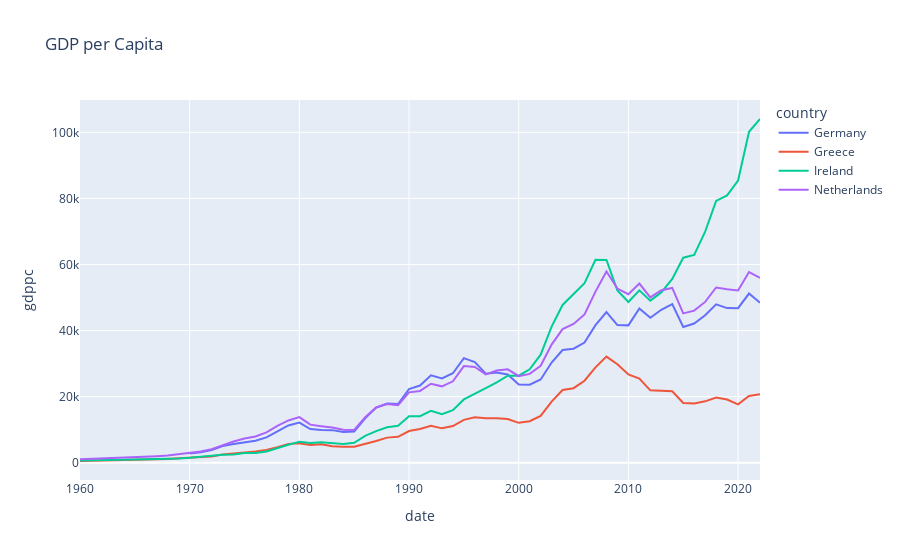
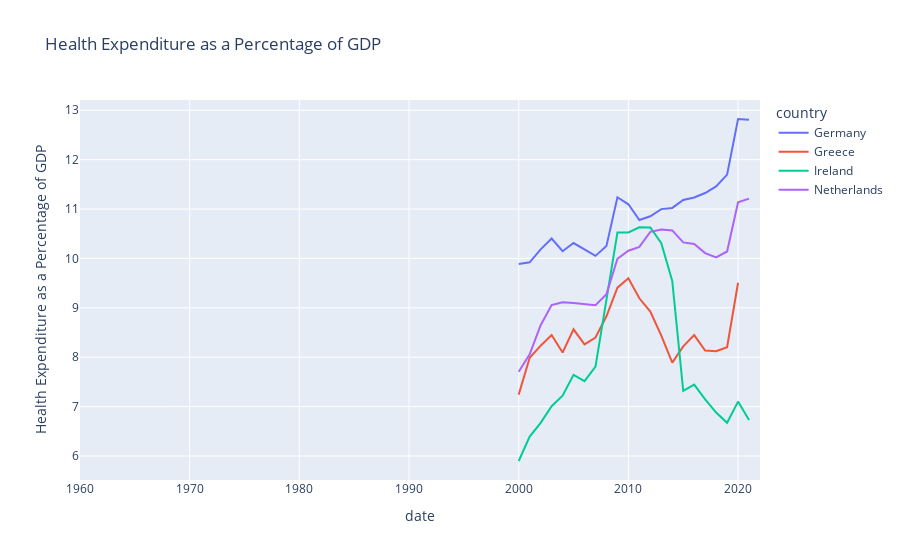
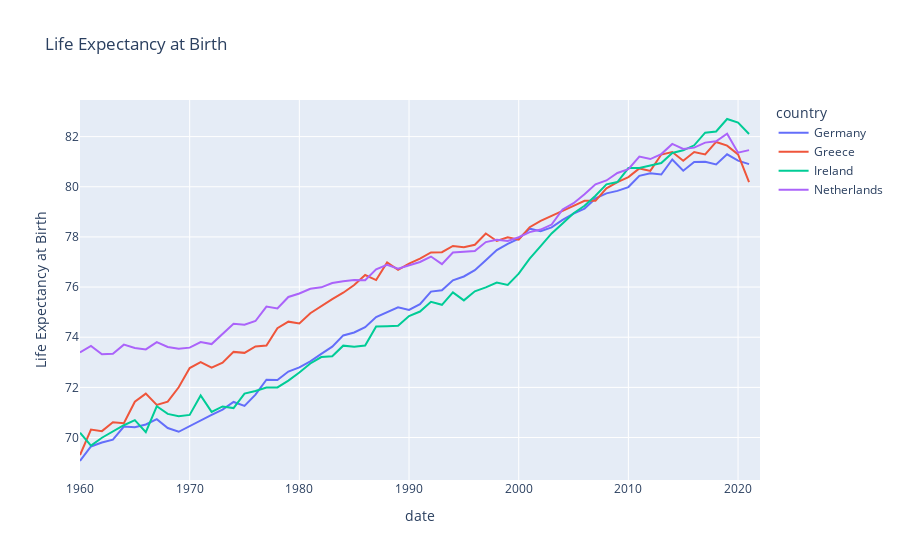
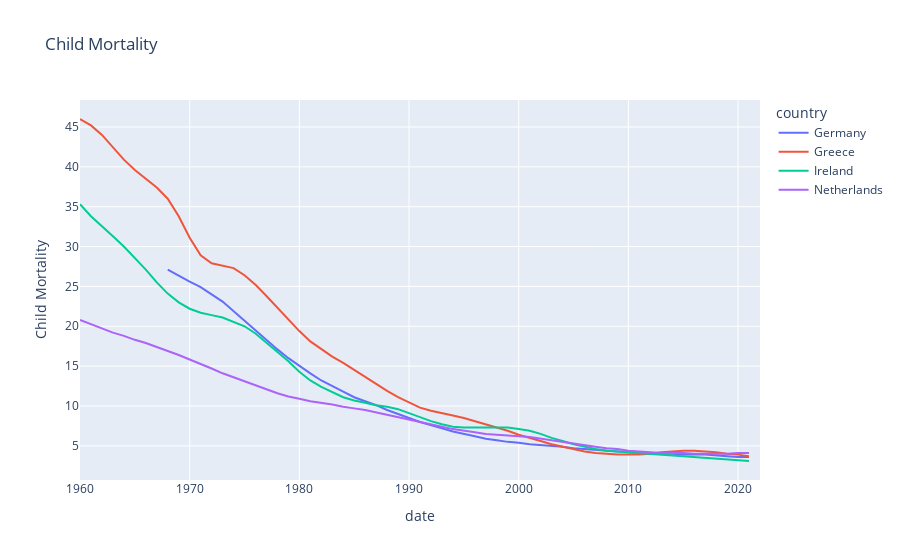

The notebook cell these images were saved under, in order:
### Markdown cell above
Inequality and Social Welfare

### Code cell
#GDP per capita
fig1 = px.line(df_gdp, x = 'date', y = 'gdppc', color = 'country', title = 'GDP per Capita')

### Inequality and Social Welfare ###

#Health expenditure as a percentae of GDP
fig2 = px.line(df_health, x = 'date', y = 'Health Expenditure as a Percentage of GDP', color = 'country', title = 'Health Expenditure as a Percentage of GDP')


#Life Expectancy at Birth
fig4 = px.line(df_life_exp, x = 'date', y = 'Life Expectancy at Birth', color = 'country', title = 'Life Expectancy at Birth')

#Child Mortality
fig5 = px.line(df_life_exp, x = 'date', y = 'Child Mortality', color = 'country', title = 'Child Mortality')

# Indices of Diseases
fig6  = px.line(df_diseases, x = 'date', y = 'Indicence of Diseases', color = 'country', title = 'Indices of Diseases')

fig1.show()
fig2.show()
fig4.show()
fig5.show()
fig6.show()

### Figure 1 — Plotly figure (JSON) as saved in the notebook; plotly's stock layout.template omitted (floating-point values rounded to 4 significant figures)
{"data": [{"hovertemplate": "country=Germany<br>date=%{x}<br>gdppc=%{y}<extra></extra>", "legendgroup": "Germany", "line": {"color": "#636efa", "dash": "solid"}, "marker": {"symbol": "circle"}, "mode": "lines", "name": "Germany", "orientation": "v", "showlegend": true, "type": "scatter", "x": [2022, 2021, 2020, 2019, 2018, 2017, 2016, 2015, 2014, 2013, 2012, 2011, 2010, 2009, 2008, 2007, 2006, 2005, 2004, 2003, 2002, 2001, 2000, 1999, 1998, 1997, 1996, 1995, 1994, 1993, 1992, 1991, 1990, 1989, 1988, 1987, 1986, 1985, 1984, 1983, 1982, 1981, 1980, 1979, 1978, 1977, 1976, 1975, 1974, 1973, 1972, 1971, 1970, 1969, 1968, 1967, 1966, 1965, 1964, 1963, 1962, 1961, 1960], "xaxis": "x", "y": [48430.0, 51200.0, 46770.0, 46790.0, 47940.0, 44650.0, 42140.0, 41100.0, 48020.0, 46300.0, 43860.0, 46710.0, 41570.0, 41650.0, 45610.0, 41640.0, 36350.0, 34520.0, 34110.0, 30310.0, 25200.0, 23630.0, 23690.0, 26730.0, 27290.0, 26960.0, 30490.0, 31660.0, 27080.0, 25520.0, 26440.0, 23360.0, 22300.0, 17760.0, 17930.0, 16680.0, 13460.0, 9430.0, 9313.0, 9864.0, 9914.0, 10210.0, 12140.0, 11280.0, 9482.0, 7683.0, 6635.0, 6236.0, 5639.0, 5047.0, 3810.0, 3192.0, 2761.0, null, null, null, null, null, null, null, null, null, null], "yaxis": "y"}, {"hovertemplate": "country=Greece<br>date=%{x}<br>gdppc=%{y}<extra></extra>", "legendgroup": "Greece", "line": {"color": "#EF553B", "dash": "solid"}, "marker": {"symbol": "circle"}, "mode": "lines", "name": "Greece", "orientation": "v", "showlegend": true, "type": "scatter", "x": [2022, 2021, 2020, 2019, 2018, 2017, 2016, 2015, 2014, 2013, 2012, 2011, 2010, 2009, 2008, 2007, 2006, 2005, 2004, 2003, 2002, 2001, 2000, 1999, 1998, 1997, 1996, 1995, 1994, 1993, 1992, 1991, 1990, 1989, 1988, 1987, 1986, 1985, 1984, 1983, 1982, 1981, 1980, 1979, 1978, 1977, 1976, 1975, 1974, 1973, 1972, 1971, 1970, 1969, 1968, 1967, 1966, 1965, 1964, 1963, 1962, 1961, 1960], "xaxis": "x", "y": [20730.0, 20190.0, 17660.0, 19140.0, 19760.0, 18580.0, 17920.0, 18080.0, 21620.0, 21790.0, 21910.0, 25480.0, 26720.0, 29830.0, 32130.0, 28860.0, 24820.0, 22560.0, 22000.0, 18520.0, 14180.0, 12550.0, 12070.0, 13250.0, 13470.0, 13430.0, 13750.0, 12960.0, 11090.0, 10400.0, 11180.0, 10190.0, 9600.0, 7847.0, 7598.0, 6565.0, 5657.0, 4814.0, 4853.0, 5020.0, 5579.0, 5380.0, 5894.0, 5706.0, 4695.0, 3886.0, 3391.0, 3153.0, 2829.0, 2503.0, 1900.0, 1652.0, 1494.0, 1324.0, 1154.0, 1068.0, 997.4, 899.3, 783.7, 695.2, 617.1, 590.8, 520.3], "yaxis": "y"}, {"hovertemplate": "country=Ireland<br>date=%{x}<br>gdppc=%{y}<extra></extra>", "legendgroup": "Ireland", "line": {"color": "#00cc96", "dash": "solid"}, "marker": {"symbol": "circle"}, "mode": "lines", "name": "Ireland", "orientation": "v", "showlegend": true, "type": "scatter", "x": [2022, 2021, 2020, 2019, 2018, 2017, 2016, 2015, 2014, 2013, 2012, 2011, 2010, 2009, 2008, 2007, 2006, 2005, 2004, 2003, 2002, 2001, 2000, 1999, 1998, 1997, 1996, 1995, 1994, 1993, 1992, 1991, 1990, 1989, 1988, 1987, 1986, 1985, 1984, 1983, 1982, 1981, 1980, 1979, 1978, 1977, 1976, 1975, 1974, 1973, 1972, 1971, 1970, 1969, 1968, 1967, 1966, 1965, 1964, 1963, 1962, 1961, 1960], "xaxis": "x", "y": [104000.0, 100200.0, 85420.0, 80930.0, 79250.0, 69970.0, 62900.0, 62050.0, 55640.0, 51550.0, 49050.0, 52180.0, 48660.0, 52130.0, 61350.0, 61400.0, 54330.0, 50930.0, 47750.0, 41200.0, 32710.0, 28280.0, 26330.0, 26340.0, 24290.0, 22550.0, 20840.0, 19160.0, 15900.0, 14660.0, 15710.0, 14090.0, 14030.0, 11180.0, 10720.0, 9582.0, 8112.0, 6012.0, 5692.0, 5915.0, 6161.0, 5986.0, 6372.0, 5430.0, 4400.0, 3427.0, 2920.0, 2973.0, 2517.0, 2424.0, 2080.0, 1704.0, 1487.0, 1291.0, 1125.0, 1152.0, 1075.0, 1024.0, 965.1, 852.1, 797.0, 739.3, 685.6], "yaxis": "y"}, {"hovertemplate": "country=Netherlands<br>date=%{x}<br>gdppc=%{y}<extra></extra>", "legendgroup": "Netherlands", "line": {"color": "#ab63fa", "dash": "solid"}, "marker": {"symbol": "circle"}, "mode": "lines", "name": "Netherlands", "orientation": "v", "showlegend": true, "type": "scatter", "x": [2022, 2021, 2020, 2019, 2018, 2017, 2016, 2015, 2014, 2013, 2012, 2011, 2010, 2009, 2008, 2007, 2006, 2005, 2004, 2003, 2002, 2001, 2000, 1999, 1998, 1997, 1996, 1995, 1994, 1993, 1992, 1991, 1990, 1989, 1988, 1987, 1986, 1985, 1984, 1983, 1982, 1981, 1980, 1979, 1978, 1977, 1976, 1975, 1974, 1973, 1972, 1971, 1970, 1969, 1968, 1967, 1966, 1965, 1964, 1963, 1962, 1961, 1960], "xaxis": "x", "y": [55990.0, 57710.0, 52160.0, 52480.0, 53040.0, 48680.0, 46040.0, 45190.0, 52900.0, 52200.0, 50070.0, 54230.0, 51000.0, 52720.0, 57880.0, 51800.0, 44900.0, 41990.0, 40440.0, 35750.0, 29340.0, 26900.0, 26210.0, 28270.0, 27890.0, 26700.0, 29010.0, 29260.0, 24650.0, 23120.0, 23900.0, 21730.0, 21290.0, 17400.0, 17740.0, 16710.0, 13780.0, 9926.0, 9977.0, 10680.0, 11070.0, 11520.0, 13790.0, 12800.0, 11180.0, 9167.0, 7926.0, 7336.0, 6441.0, 5346.0, 4104.0, 3379.0, 2927.0, 2643.0, 2185.0, 1991.0, 1836.0, 1708.0, 1542.0, 1328.0, 1241.0, 1159.0, 1069.0], "yaxis": "y"}], "layout": {"legend": {"title": {"text": "country"}, "tracegroupgap": 0}, "title": {"text": "GDP per Capita"}, "xaxis": {"anchor": "y", "domain": [0, 1], "title": {"text": "date"}}, "yaxis": {"anchor": "x", "domain": [0, 1], "title": {"text": "gdppc"}}}}

### Figure 2 — Plotly figure (JSON) as saved in the notebook; plotly's stock layout.template omitted (floating-point values rounded to 4 significant figures)
{"data": [{"hovertemplate": "country=Germany<br>date=%{x}<br>Health Expenditure as a Percentage of GDP=%{y}<extra></extra>", "legendgroup": "Germany", "line": {"color": "#636efa", "dash": "solid"}, "marker": {"symbol": "circle"}, "mode": "lines", "name": "Germany", "orientation": "v", "showlegend": true, "type": "scatter", "x": [2022, 2021, 2020, 2019, 2018, 2017, 2016, 2015, 2014, 2013, 2012, 2011, 2010, 2009, 2008, 2007, 2006, 2005, 2004, 2003, 2002, 2001, 2000, 1999, 1998, 1997, 1996, 1995, 1994, 1993, 1992, 1991, 1990, 1989, 1988, 1987, 1986, 1985, 1984, 1983, 1982, 1981, 1980, 1979, 1978, 1977, 1976, 1975, 1974, 1973, 1972, 1971, 1970, 1969, 1968, 1967, 1966, 1965, 1964, 1963, 1962, 1961, 1960], "xaxis": "x", "y": [null, 12.81, 12.82, 11.7, 11.46, 11.32, 11.23, 11.18, 11.02, 11.0, 10.85, 10.78, 11.1, 11.24, 10.25, 10.05, 10.18, 10.31, 10.15, 10.4, 10.18, 9.921, 9.888, null, null, null, null, null, null, null, null, null, null, null, null, null, null, null, null, null, null, null, null, null, null, null, null, null, null, null, null, null, null, null, null, null, null, null, null, null, null, null, null], "yaxis": "y"}, {"hovertemplate": "country=Greece<br>date=%{x}<br>Health Expenditure as a Percentage of GDP=%{y}<extra></extra>", "legendgroup": "Greece", "line": {"color": "#EF553B", "dash": "solid"}, "marker": {"symbol": "circle"}, "mode": "lines", "name": "Greece", "orientation": "v", "showlegend": true, "type": "scatter", "x": [2022, 2021, 2020, 2019, 2018, 2017, 2016, 2015, 2014, 2013, 2012, 2011, 2010, 2009, 2008, 2007, 2006, 2005, 2004, 2003, 2002, 2001, 2000, 1999, 1998, 1997, 1996, 1995, 1994, 1993, 1992, 1991, 1990, 1989, 1988, 1987, 1986, 1985, 1984, 1983, 1982, 1981, 1980, 1979, 1978, 1977, 1976, 1975, 1974, 1973, 1972, 1971, 1970, 1969, 1968, 1967, 1966, 1965, 1964, 1963, 1962, 1961, 1960], "xaxis": "x", "y": [null, null, 9.508, 8.203, 8.12, 8.135, 8.449, 8.22, 7.891, 8.438, 8.924, 9.193, 9.597, 9.407, 8.828, 8.398, 8.259, 8.565, 8.094, 8.449, 8.234, 7.988, 7.243, null, null, null, null, null, null, null, null, null, null, null, null, null, null, null, null, null, null, null, null, null, null, null, null, null, null, null, null, null, null, null, null, null, null, null, null, null, null, null, null], "yaxis": "y"}, {"hovertemplate": "country=Ireland<br>date=%{x}<br>Health Expenditure as a Percentage of GDP=%{y}<extra></extra>", "legendgroup": "Ireland", "line": {"color": "#00cc96", "dash": "solid"}, "marker": {"symbol": "circle"}, "mode": "lines", "name": "Ireland", "orientation": "v", "showlegend": true, "type": "scatter", "x": [2022, 2021, 2020, 2019, 2018, 2017, 2016, 2015, 2014, 2013, 2012, 2011, 2010, 2009, 2008, 2007, 2006, 2005, 2004, 2003, 2002, 2001, 2000, 1999, 1998, 1997, 1996, 1995, 1994, 1993, 1992, 1991, 1990, 1989, 1988, 1987, 1986, 1985, 1984, 1983, 1982, 1981, 1980, 1979, 1978, 1977, 1976, 1975, 1974, 1973, 1972, 1971, 1970, 1969, 1968, 1967, 1966, 1965, 1964, 1963, 1962, 1961, 1960], "xaxis": "x", "y": [null, 6.728, 7.101, 6.673, 6.88, 7.146, 7.446, 7.318, 9.545, 10.31, 10.63, 10.63, 10.53, 10.52, 9.126, 7.808, 7.516, 7.642, 7.22, 7.008, 6.673, 6.392, 5.899, null, null, null, null, null, null, null, null, null, null, null, null, null, null, null, null, null, null, null, null, null, null, null, null, null, null, null, null, null, null, null, null, null, null, null, null, null, null, null, null], "yaxis": "y"}, {"hovertemplate": "country=Netherlands<br>date=%{x}<br>Health Expenditure as a Percentage of GDP=%{y}<extra></extra>", "legendgroup": "Netherlands", "line": {"color": "#ab63fa", "dash": "solid"}, "marker": {"symbol": "circle"}, "mode": "lines", "name": "Netherlands", "orientation": "v", "showlegend": true, "type": "scatter", "x": [2022, 2021, 2020, 2019, 2018, 2017, 2016, 2015, 2014, 2013, 2012, 2011, 2010, 2009, 2008, 2007, 2006, 2005, 2004, 2003, 2002, 2001, 2000, 1999, 1998, 1997, 1996, 1995, 1994, 1993, 1992, 1991, 1990, 1989, 1988, 1987, 1986, 1985, 1984, 1983, 1982, 1981, 1980, 1979, 1978, 1977, 1976, 1975, 1974, 1973, 1972, 1971, 1970, 1969, 1968, 1967, 1966, 1965, 1964, 1963, 1962, 1961, 1960], "xaxis": "x", "y": [null, 11.21, 11.14, 10.14, 10.02, 10.11, 10.29, 10.32, 10.57, 10.58, 10.54, 10.23, 10.16, 9.993, 9.277, 9.053, 9.081, 9.097, 9.111, 9.057, 8.649, 8.059, 7.707, null, null, null, null, null, null, null, null, null, null, null, null, null, null, null, null, null, null, null, null, null, null, null, null, null, null, null, null, null, null, null, null, null, null, null, null, null, null, null, null], "yaxis": "y"}], "layout": {"legend": {"title": {"text": "country"}, "tracegroupgap": 0}, "title": {"text": "Health Expenditure as a Percentage of GDP"}, "xaxis": {"anchor": "y", "domain": [0, 1], "title": {"text": "date"}}, "yaxis": {"anchor": "x", "domain": [0, 1], "title": {"text": "Health Expenditure as a Percentage of GDP"}}}}

### Figure 3 — Plotly figure (JSON) as saved in the notebook; plotly's stock layout.template omitted (floating-point values rounded to 4 significant figures)
{"data": [{"hovertemplate": "country=Germany<br>date=%{x}<br>Life Expectancy at Birth=%{y}<extra></extra>", "legendgroup": "Germany", "line": {"color": "#636efa", "dash": "solid"}, "marker": {"symbol": "circle"}, "mode": "lines", "name": "Germany", "orientation": "v", "showlegend": true, "type": "scatter", "x": [2022, 2021, 2020, 2019, 2018, 2017, 2016, 2015, 2014, 2013, 2012, 2011, 2010, 2009, 2008, 2007, 2006, 2005, 2004, 2003, 2002, 2001, 2000, 1999, 1998, 1997, 1996, 1995, 1994, 1993, 1992, 1991, 1990, 1989, 1988, 1987, 1986, 1985, 1984, 1983, 1982, 1981, 1980, 1979, 1978, 1977, 1976, 1975, 1974, 1973, 1972, 1971, 1970, 1969, 1968, 1967, 1966, 1965, 1964, 1963, 1962, 1961, 1960], "xaxis": "x", "y": [null, 80.9, 81.04, 81.29, 80.89, 80.99, 80.99, 80.64, 81.09, 80.49, 80.54, 80.44, 79.99, 79.84, 79.74, 79.53, 79.13, 78.93, 78.68, 78.38, 78.23, 78.33, 77.93, 77.73, 77.48, 77.07, 76.67, 76.42, 76.27, 75.87, 75.82, 75.32, 75.09, 75.19, 75.0, 74.81, 74.4, 74.19, 74.07, 73.62, 73.33, 73.04, 72.8, 72.63, 72.29, 72.31, 71.71, 71.26, 71.42, 71.11, 70.91, 70.68, 70.45, 70.23, 70.38, 70.73, 70.52, 70.41, 70.44, 69.91, 69.8, 69.64, 69.06], "yaxis": "y"}, {"hovertemplate": "country=Greece<br>date=%{x}<br>Life Expectancy at Birth=%{y}<extra></extra>", "legendgroup": "Greece", "line": {"color": "#EF553B", "dash": "solid"}, "marker": {"symbol": "circle"}, "mode": "lines", "name": "Greece", "orientation": "v", "showlegend": true, "type": "scatter", "x": [2022, 2021, 2020, 2019, 2018, 2017, 2016, 2015, 2014, 2013, 2012, 2011, 2010, 2009, 2008, 2007, 2006, 2005, 2004, 2003, 2002, 2001, 2000, 1999, 1998, 1997, 1996, 1995, 1994, 1993, 1992, 1991, 1990, 1989, 1988, 1987, 1986, 1985, 1984, 1983, 1982, 1981, 1980, 1979, 1978, 1977, 1976, 1975, 1974, 1973, 1972, 1971, 1970, 1969, 1968, 1967, 1966, 1965, 1964, 1963, 1962, 1961, 1960], "xaxis": "x", "y": [null, 80.18, 81.29, 81.64, 81.79, 81.29, 81.39, 81.04, 81.39, 81.29, 80.63, 80.73, 80.39, 80.19, 79.94, 79.44, 79.44, 79.24, 79.04, 78.84, 78.64, 78.39, 77.89, 77.99, 77.84, 78.14, 77.69, 77.59, 77.64, 77.39, 77.38, 77.14, 76.94, 76.69, 76.98, 76.28, 76.48, 76.08, 75.77, 75.52, 75.25, 74.96, 74.55, 74.62, 74.36, 73.67, 73.63, 73.38, 73.42, 72.98, 72.78, 73.01, 72.77, 72.0, 71.43, 71.3, 71.75, 71.43, 70.57, 70.61, 70.25, 70.32, 69.3], "yaxis": "y"}, {"hovertemplate": "country=Ireland<br>date=%{x}<br>Life Expectancy at Birth=%{y}<extra></extra>", "legendgroup": "Ireland", "line": {"color": "#00cc96", "dash": "solid"}, "marker": {"symbol": "circle"}, "mode": "lines", "name": "Ireland", "orientation": "v", "showlegend": true, "type": "scatter", "x": [2022, 2021, 2020, 2019, 2018, 2017, 2016, 2015, 2014, 2013, 2012, 2011, 2010, 2009, 2008, 2007, 2006, 2005, 2004, 2003, 2002, 2001, 2000, 1999, 1998, 1997, 1996, 1995, 1994, 1993, 1992, 1991, 1990, 1989, 1988, 1987, 1986, 1985, 1984, 1983, 1982, 1981, 1980, 1979, 1978, 1977, 1976, 1975, 1974, 1973, 1972, 1971, 1970, 1969, 1968, 1967, 1966, 1965, 1964, 1963, 1962, 1961, 1960], "xaxis": "x", "y": [null, 82.1, 82.56, 82.7, 82.2, 82.16, 81.65, 81.45, 81.35, 80.95, 80.85, 80.75, 80.74, 80.19, 80.1, 79.64, 79.24, 78.94, 78.54, 78.14, 77.63, 77.13, 76.54, 76.08, 76.18, 75.99, 75.83, 75.47, 75.79, 75.29, 75.42, 75.03, 74.85, 74.46, 74.44, 74.43, 73.67, 73.62, 73.66, 73.24, 73.21, 72.95, 72.6, 72.27, 72.0, 72.0, 71.86, 71.75, 71.18, 71.24, 71.02, 71.68, 70.9, 70.85, 70.94, 71.25, 70.22, 70.69, 70.49, 70.23, 69.99, 69.68, 70.19], "yaxis": "y"}, {"hovertemplate": "country=Netherlands<br>date=%{x}<br>Life Expectancy at Birth=%{y}<extra></extra>", "legendgroup": "Netherlands", "line": {"color": "#ab63fa", "dash": "solid"}, "marker": {"symbol": "circle"}, "mode": "lines", "name": "Netherlands", "orientation": "v", "showlegend": true, "type": "scatter", "x": [2022, 2021, 2020, 2019, 2018, 2017, 2016, 2015, 2014, 2013, 2012, 2011, 2010, 2009, 2008, 2007, 2006, 2005, 2004, 2003, 2002, 2001, 2000, 1999, 1998, 1997, 1996, 1995, 1994, 1993, 1992, 1991, 1990, 1989, 1988, 1987, 1986, 1985, 1984, 1983, 1982, 1981, 1980, 1979, 1978, 1977, 1976, 1975, 1974, 1973, 1972, 1971, 1970, 1969, 1968, 1967, 1966, 1965, 1964, 1963, 1962, 1961, 1960], "xaxis": "x", "y": [null, 81.46, 81.36, 82.11, 81.81, 81.76, 81.56, 81.51, 81.71, 81.3, 81.1, 81.2, 80.7, 80.55, 80.25, 80.1, 79.7, 79.35, 79.1, 78.49, 78.29, 78.19, 77.99, 77.84, 77.88, 77.79, 77.44, 77.4, 77.38, 76.92, 77.22, 77, 76.88, 76.73, 76.89, 76.71, 76.27, 76.28, 76.23, 76.16, 75.99, 75.93, 75.74, 75.61, 75.15, 75.22, 74.65, 74.5, 74.54, 74.14, 73.73, 73.81, 73.59, 73.54, 73.61, 73.8, 73.51, 73.57, 73.7, 73.34, 73.32, 73.65, 73.39], "yaxis": "y"}], "layout": {"legend": {"title": {"text": "country"}, "tracegroupgap": 0}, "title": {"text": "Life Expectancy at Birth"}, "xaxis": {"anchor": "y", "domain": [0, 1], "title": {"text": "date"}}, "yaxis": {"anchor": "x", "domain": [0, 1], "title": {"text": "Life Expectancy at Birth"}}}}

### Figure 4 — Plotly figure (JSON) as saved in the notebook; plotly's stock layout.template omitted (floating-point values rounded to 4 significant figures)
{"data": [{"hovertemplate": "country=Germany<br>date=%{x}<br>Child Mortality=%{y}<extra></extra>", "legendgroup": "Germany", "line": {"color": "#636efa", "dash": "solid"}, "marker": {"symbol": "circle"}, "mode": "lines", "name": "Germany", "orientation": "v", "showlegend": true, "type": "scatter", "x": [2022, 2021, 2020, 2019, 2018, 2017, 2016, 2015, 2014, 2013, 2012, 2011, 2010, 2009, 2008, 2007, 2006, 2005, 2004, 2003, 2002, 2001, 2000, 1999, 1998, 1997, 1996, 1995, 1994, 1993, 1992, 1991, 1990, 1989, 1988, 1987, 1986, 1985, 1984, 1983, 1982, 1981, 1980, 1979, 1978, 1977, 1976, 1975, 1974, 1973, 1972, 1971, 1970, 1969, 1968, 1967, 1966, 1965, 1964, 1963, 1962, 1961, 1960], "xaxis": "x", "y": [null, 3.6, 3.6, 3.7, 3.8, 3.9, 3.9, 3.9, 4, 4, 4, 4.1, 4.2, 4.3, 4.4, 4.5, 4.6, 4.7, 4.9, 5, 5.1, 5.2, 5.4, 5.5, 5.7, 5.9, 6.2, 6.5, 6.8, 7.2, 7.6, 8, 8.5, 9, 9.5, 10.1, 10.6, 11.1, 11.8, 12.5, 13.2, 14.1, 15, 16, 17.1, 18.3, 19.6, 20.8, 22, 23.1, 24, 24.9, 25.6, 26.4, 27.1, null, null, null, null, null, null, null, null], "yaxis": "y"}, {"hovertemplate": "country=Greece<br>date=%{x}<br>Child Mortality=%{y}<extra></extra>", "legendgroup": "Greece", "line": {"color": "#EF553B", "dash": "solid"}, "marker": {"symbol": "circle"}, "mode": "lines", "name": "Greece", "orientation": "v", "showlegend": true, "type": "scatter", "x": [2022, 2021, 2020, 2019, 2018, 2017, 2016, 2015, 2014, 2013, 2012, 2011, 2010, 2009, 2008, 2007, 2006, 2005, 2004, 2003, 2002, 2001, 2000, 1999, 1998, 1997, 1996, 1995, 1994, 1993, 1992, 1991, 1990, 1989, 1988, 1987, 1986, 1985, 1984, 1983, 1982, 1981, 1980, 1979, 1978, 1977, 1976, 1975, 1974, 1973, 1972, 1971, 1970, 1969, 1968, 1967, 1966, 1965, 1964, 1963, 1962, 1961, 1960], "xaxis": "x", "y": [null, 3.7, 3.9, 4, 4.2, 4.3, 4.4, 4.4, 4.3, 4.2, 4, 3.9, 3.9, 3.9, 4, 4.1, 4.3, 4.6, 4.9, 5.2, 5.6, 6, 6.4, 6.9, 7.3, 7.7, 8.1, 8.5, 8.8, 9.1, 9.4, 9.8, 10.4, 11.1, 11.9, 12.8, 13.7, 14.6, 15.4, 16.2, 17.1, 18.1, 19.4, 20.9, 22.4, 23.8, 25.2, 26.4, 27.3, 27.6, 27.9, 28.9, 31.1, 33.8, 36, 37.4, 38.5, 39.6, 40.9, 42.4, 44, 45.2, 46], "yaxis": "y"}, {"hovertemplate": "country=Ireland<br>date=%{x}<br>Child Mortality=%{y}<extra></extra>", "legendgroup": "Ireland", "line": {"color": "#00cc96", "dash": "solid"}, "marker": {"symbol": "circle"}, "mode": "lines", "name": "Ireland", "orientation": "v", "showlegend": true, "type": "scatter", "x": [2022, 2021, 2020, 2019, 2018, 2017, 2016, 2015, 2014, 2013, 2012, 2011, 2010, 2009, 2008, 2007, 2006, 2005, 2004, 2003, 2002, 2001, 2000, 1999, 1998, 1997, 1996, 1995, 1994, 1993, 1992, 1991, 1990, 1989, 1988, 1987, 1986, 1985, 1984, 1983, 1982, 1981, 1980, 1979, 1978, 1977, 1976, 1975, 1974, 1973, 1972, 1971, 1970, 1969, 1968, 1967, 1966, 1965, 1964, 1963, 1962, 1961, 1960], "xaxis": "x", "y": [null, 3.1, 3.2, 3.3, 3.4, 3.5, 3.6, 3.7, 3.8, 3.9, 4, 4.1, 4.2, 4.3, 4.4, 4.6, 4.9, 5.2, 5.6, 6, 6.5, 6.9, 7.1, 7.3, 7.3, 7.3, 7.3, 7.3, 7.4, 7.7, 8.1, 8.6, 9.1, 9.6, 9.9, 10.1, 10.4, 10.7, 11.1, 11.7, 12.4, 13.2, 14.3, 15.6, 16.8, 18, 19.1, 20, 20.6, 21.1, 21.4, 21.7, 22.2, 23, 24.1, 25.5, 27.1, 28.6, 30, 31.3, 32.5, 33.8, 35.3], "yaxis": "y"}, {"hovertemplate": "country=Netherlands<br>date=%{x}<br>Child Mortality=%{y}<extra></extra>", "legendgroup": "Netherlands", "line": {"color": "#ab63fa", "dash": "solid"}, "marker": {"symbol": "circle"}, "mode": "lines", "name": "Netherlands", "orientation": "v", "showlegend": true, "type": "scatter", "x": [2022, 2021, 2020, 2019, 2018, 2017, 2016, 2015, 2014, 2013, 2012, 2011, 2010, 2009, 2008, 2007, 2006, 2005, 2004, 2003, 2002, 2001, 2000, 1999, 1998, 1997, 1996, 1995, 1994, 1993, 1992, 1991, 1990, 1989, 1988, 1987, 1986, 1985, 1984, 1983, 1982, 1981, 1980, 1979, 1978, 1977, 1976, 1975, 1974, 1973, 1972, 1971, 1970, 1969, 1968, 1967, 1966, 1965, 1964, 1963, 1962, 1961, 1960], "xaxis": "x", "y": [null, 4.1, 4.1, 4, 4, 4, 4, 4.1, 4.1, 4.1, 4.2, 4.3, 4.4, 4.6, 4.7, 4.9, 5.1, 5.3, 5.5, 5.7, 5.9, 6.1, 6.2, 6.3, 6.4, 6.5, 6.7, 6.9, 7.1, 7.4, 7.7, 8, 8.3, 8.6, 8.9, 9.2, 9.5, 9.7, 9.9, 10.2, 10.4, 10.6, 10.9, 11.2, 11.6, 12.1, 12.6, 13.1, 13.6, 14.1, 14.7, 15.3, 15.8, 16.4, 16.9, 17.4, 17.9, 18.3, 18.8, 19.2, 19.7, 20.3, 20.8], "yaxis": "y"}], "layout": {"legend": {"title": {"text": "country"}, "tracegroupgap": 0}, "title": {"text": "Child Mortality"}, "xaxis": {"anchor": "y", "domain": [0, 1], "title": {"text": "date"}}, "yaxis": {"anchor": "x", "domain": [0, 1], "title": {"text": "Child Mortality"}}}}
